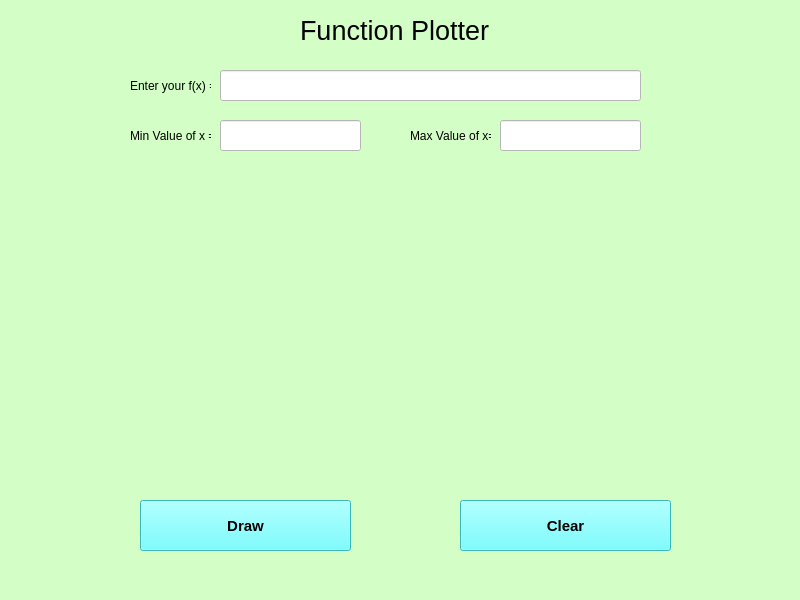
<?xml version="1.0" encoding="UTF-8"?>
<ui version="4.0">
 <class>MainWindow</class>
 <widget class="QMainWindow" name="MainWindow">
  <property name="enabled">
   <bool>true</bool>
  </property>
  <property name="geometry">
   <rect>
    <x>0</x>
    <y>0</y>
    <width>800</width>
    <height>600</height>
   </rect>
  </property>
  <property name="sizePolicy">
   <sizepolicy hsizetype="Fixed" vsizetype="Fixed">
    <horstretch>0</horstretch>
    <verstretch>0</verstretch>
   </sizepolicy>
  </property>
  <property name="minimumSize">
   <size>
    <width>800</width>
    <height>600</height>
   </size>
  </property>
  <property name="maximumSize">
   <size>
    <width>800</width>
    <height>600</height>
   </size>
  </property>
  <property name="windowTitle">
   <string>Function Plotter</string>
  </property>
  <property name="autoFillBackground">
   <bool>false</bool>
  </property>
  <property name="styleSheet">
   <string notr="true">background-color: rgb(211, 255, 199);</string>
  </property>
  <widget class="QWidget" name="centralwidget">
   <widget class="QLabel" name="label_2">
    <property name="geometry">
     <rect>
      <x>130</x>
      <y>120</y>
      <width>81</width>
      <height>31</height>
     </rect>
    </property>
    <property name="text">
     <string>Min Value of x =</string>
    </property>
   </widget>
   <widget class="QLineEdit" name="fx">
    <property name="geometry">
     <rect>
      <x>220</x>
      <y>70</y>
      <width>421</width>
      <height>31</height>
     </rect>
    </property>
    <property name="styleSheet">
     <string notr="true">background-color: rgb(255, 255, 255);</string>
    </property>
   </widget>
   <widget class="QPushButton" name="btn_draw">
    <property name="geometry">
     <rect>
      <x>140</x>
      <y>500</y>
      <width>211</width>
      <height>51</height>
     </rect>
    </property>
    <property name="font">
     <font>
      <pointsize>11</pointsize>
      <weight>75</weight>
      <bold>true</bold>
     </font>
    </property>
    <property name="styleSheet">
     <string notr="true">background-color: rgb(85, 255, 255);</string>
    </property>
    <property name="text">
     <string>Draw</string>
    </property>
   </widget>
   <widget class="QLabel" name="label_4">
    <property name="geometry">
     <rect>
      <x>300</x>
      <y>10</y>
      <width>241</width>
      <height>41</height>
     </rect>
    </property>
    <property name="font">
     <font>
      <pointsize>20</pointsize>
     </font>
    </property>
    <property name="text">
     <string>Function Plotter</string>
    </property>
   </widget>
   <widget class="QCustomPlot" name="plot" native="true">
    <property name="geometry">
     <rect>
      <x>90</x>
      <y>180</y>
      <width>621</width>
      <height>291</height>
     </rect>
    </property>
   </widget>
   <widget class="QLabel" name="label">
    <property name="geometry">
     <rect>
      <x>130</x>
      <y>70</y>
      <width>81</width>
      <height>31</height>
     </rect>
    </property>
    <property name="text">
     <string>Enter your f(x) =</string>
    </property>
   </widget>
   <widget class="QLineEdit" name="max_x">
    <property name="geometry">
     <rect>
      <x>500</x>
      <y>120</y>
      <width>141</width>
      <height>31</height>
     </rect>
    </property>
    <property name="styleSheet">
     <string notr="true">background-color: rgb(255, 255, 255);</string>
    </property>
   </widget>
   <widget class="QLabel" name="label_3">
    <property name="geometry">
     <rect>
      <x>410</x>
      <y>120</y>
      <width>81</width>
      <height>31</height>
     </rect>
    </property>
    <property name="text">
     <string>Max Value of x=</string>
    </property>
   </widget>
   <widget class="QPushButton" name="btn_clear">
    <property name="geometry">
     <rect>
      <x>460</x>
      <y>500</y>
      <width>211</width>
      <height>51</height>
     </rect>
    </property>
    <property name="font">
     <font>
      <pointsize>11</pointsize>
      <weight>75</weight>
      <bold>true</bold>
     </font>
    </property>
    <property name="styleSheet">
     <string notr="true">background-color: rgb(85, 255, 255);</string>
    </property>
    <property name="text">
     <string>Clear</string>
    </property>
   </widget>
   <widget class="QLineEdit" name="min_x">
    <property name="geometry">
     <rect>
      <x>220</x>
      <y>120</y>
      <width>141</width>
      <height>31</height>
     </rect>
    </property>
    <property name="styleSheet">
     <string notr="true">background-color: rgb(255, 255, 255);</string>
    </property>
    <property name="text">
     <string/>
    </property>
   </widget>
  </widget>
  <widget class="QMenuBar" name="menubar">
   <property name="geometry">
    <rect>
     <x>0</x>
     <y>0</y>
     <width>800</width>
     <height>21</height>
    </rect>
   </property>
  </widget>
  <widget class="QStatusBar" name="statusbar"/>
 </widget>
 <customwidgets>
  <customwidget>
   <class>QCustomPlot</class>
   <extends>QWidget</extends>
   <header>qcustomplot.h</header>
   <container>1</container>
  </customwidget>
 </customwidgets>
 <resources/>
 <connections/>
</ui>
